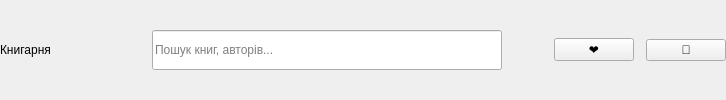
     <widget class="QWidget" name="headerWidget" native="true">
      <property name="minimumSize">
       <size>
        <width>0</width>
        <height>45</height> <!-- Повертаємо висоту 45 -->
       </size>
      </property>
      <layout class="QHBoxLayout" name="headerLayout">
       <property name="spacing">
        <number>12</number>
       </property>
       <property name="leftMargin">
        <number>0</number>
       </property>
       <property name="topMargin">
        <number>5</number> <!-- Повертаємо верхній відступ 5 -->
       </property>
       <property name="rightMargin">
        <number>0</number>
       </property>
       <property name="bottomMargin">
        <number>5</number> <!-- Повертаємо нижній відступ 5 -->
       </property>
       <item>
        <widget class="QLabel" name="logoLabel">
         <property name="minimumSize">
          <size>
           <width>140</width>
           <height>40</height>
          </size>
         </property>
         <property name="maximumSize">
          <size>
           <width>16777215</width>
           <height>40</height>
          </size>
         </property>
         <property name="sizePolicy">
          <sizepolicy hsizetype="Preferred" vsizetype="Fixed"> <!-- Встановлюємо фіксовану вертикальну політику -->
           <horstretch>0</horstretch>
           <verstretch>0</verstretch>
          </sizepolicy>
         </property>
         <property name="styleSheet">
          <string/>
         </property>
         <property name="text">
          <string>Книгарня</string>
         </property>
         <property name="alignment">
          <set>Qt::AlignmentFlag::AlignLeading|Qt::AlignmentFlag::AlignLeft|Qt::AlignmentFlag::AlignVCenter</set>
         </property>
        </widget>
       </item>
       <item>
        <widget class="QLineEdit" name="globalSearchLineEdit">
         <property name="minimumSize">
          <size>
           <width>350</width>
           <height>20</height> <!-- Змінено висоту -->
          </size>
         </property>
         <property name="sizePolicy">
          <sizepolicy hsizetype="Expanding" vsizetype="Fixed"> <!-- Встановлюємо фіксовану вертикальну політику -->
           <horstretch>0</horstretch>
           <verstretch>0</verstretch>
          </sizepolicy>
         </property>
         <property name="maximumSize">
          <size>
           <width>500</width>
           <height>40</height> <!-- Повертаємо максимальну висоту -->
          </size>
         </property>
         <property name="placeholderText">
          <string>Пошук книг, авторів...</string> <!-- Трохи скорочено -->
         </property>
        </widget>
       </item>
       <item>
        <spacer name="horizontalSpacer">
         <property name="orientation">
          <enum>Qt::Orientation::Horizontal</enum>
         </property>
         <property name="sizeHint" stdset="0">
          <size>
           <width>40</width>
           <height>20</height>
          </size>
         </property>
        </spacer>
       </item>
       <item>
        <widget class="QPushButton" name="wishlistButton">
         <property name="toolTip">
          <string>Обране</string>
         </property>
         <property name="text">
          <string>❤️</string>
         </property>
         <property name="flat">
          <bool>false</bool>
         </property>
        </widget>
       </item>
       <item>
        <widget class="QPushButton" name="cartButton">
         <property name="toolTip">
          <string>Кошик</string>
         </property>
         <property name="text">
          <string>🛒</string>
         </property>
         <property name="flat">
          <bool>false</bool>
         </property>
        </widget>
       </item>
      </layout>
     </widget>
